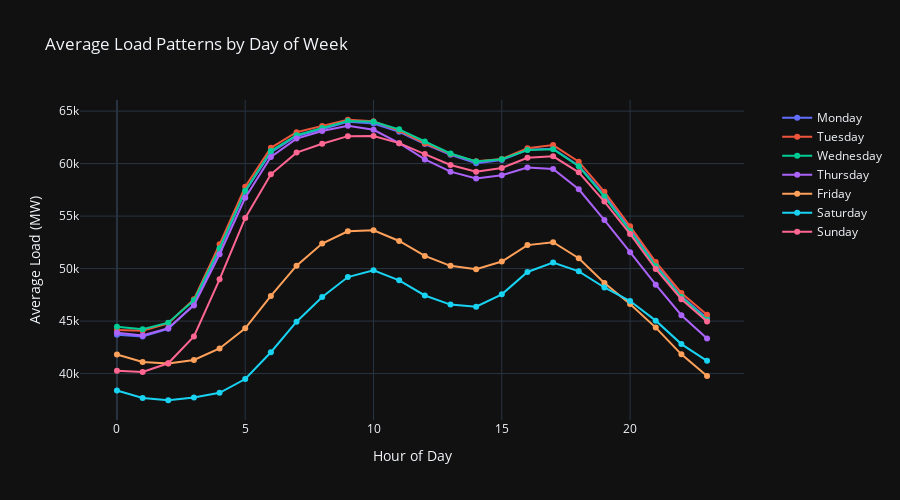

The notebook cell this image was saved under:
### Code cell
import plotly.graph_objects as go

def plot_daily_patterns(y_train):
    """Plot average load patterns by day of week"""
    # Create pivot table for daily patterns
    pivot_df = pd.pivot_table(
        data=pd.DataFrame({
            'load': y_train,
            'hour': y_train.index.hour,
            'weekday': y_train.index.strftime('%A')
        }),
        values='load',
        index='hour',
        columns='weekday',
        aggfunc='mean'
    )
    
    # Create figure
    fig = go.Figure()
    
    # Add traces for each day
    days_order = ['Monday', 'Tuesday', 'Wednesday', 'Thursday', 'Friday', 'Saturday', 'Sunday']
    for day in days_order:
        fig.add_trace(
            go.Scatter(
                x=pivot_df.index,
                y=pivot_df[day],
                name=day,
                mode='lines+markers'
            )
        )
    
    # Update layout
    fig.update_layout(
        template='plotly_dark',
        title='Average Load Patterns by Day of Week',
        xaxis_title='Hour of Day',
        yaxis_title='Average Load (MW)',
        height=500,
        showlegend=True,
        legend=dict(
            yanchor="top",
            y=0.99,
            xanchor="left",
            x=1.05
        )
    )
    
    return fig

def plot_weekly_distribution(y_train):
    """Plot load distribution by day of week"""
    # Create figure
    fig = go.Figure()
    
    # Add box plots for each day
    days_order = ['Monday', 'Tuesday', 'Wednesday', 'Thursday', 'Friday', 'Saturday', 'Sunday']
    for day in days_order:
        day_data = y_train[y_train.index.strftime('%A') == day]
        fig.add_trace(
            go.Box(
                y=day_data,
                name=day
            )
        )
    
    # Update layout
    fig.update_layout(
        template='plotly_dark',
        title='Load Distribution by Day of Week',
        xaxis_title='Day of Week',
        yaxis_title='Load (MW)',
        height=500,
        showlegend=False
    )
    
    return fig

def plot_weekly_comparison(y_train):
    """Plot actual vs last week load comparison"""
    # Prepare data
    sample_period = y_train['2023-06-01':'2023-06-14']
    sample_lastweek = sample_period.shift(7*96)
    
    # Create figure
    fig = go.Figure()
    
    # Add traces
    fig.add_trace(
        go.Scatter(
            x=sample_period.index,
            y=sample_period,
            name='Actual Load',
            line=dict(color='#636EFA')
        )
    )
    
    fig.add_trace(
        go.Scatter(
            x=sample_period.index,
            y=sample_lastweek,
            name='Last Week Load',
            line=dict(color='#EF553B', dash='dash')
        )
    )
    
    # Update layout
    fig.update_layout(
        template='plotly_dark',
        title='Actual Load vs Last Week Load (Two Weeks Sample)',
        xaxis_title='Date',
        yaxis_title='Load (MW)',
        height=500
    )
    
    return fig

# Create and display all plots
def display_all_plots():
    """Display all three plots and print correlation"""
    # Create plots
    daily_fig = plot_daily_patterns(y_train)
    weekly_fig = plot_weekly_distribution(y_train)
    comparison_fig = plot_weekly_comparison(y_train)
    
    # Display plots
    daily_fig.show()
    weekly_fig.show()
    comparison_fig.show()
    
    # Print correlation
    correlation = y_train.corr(y_train.shift(7*96))
    print(f"\nCorrelation between current load and last week's load: {correlation:.3f}")

# Display all plots
display_all_plots()

### Figure 1 — Plotly figure (JSON) as saved in the notebook; plotly's stock layout.template omitted (floating-point values rounded to 4 significant figures)
{"data": [{"mode": "lines+markers", "name": "Monday", "type": "scatter", "x": [0, 1, 2, 3, 4, 5, 6, 7, 8, 9, 10, 11, 12, 13, 14, 15, 16, 17, 18, 19, 20, 21, 22, 23], "y": [43700.0, 43520.0, 44270.0, 46580.0, 51800.0, 57340.0, 61060.0, 62610.0, 63270.0, 63990.0, 63820.0, 63030.0, 61870.0, 60830.0, 60040.0, 60350.0, 61310.0, 61420.0, 59800.0, 57010.0, 53790.0, 50390.0, 47370.0, 45270.0]}, {"mode": "lines+markers", "name": "Tuesday", "type": "scatter", "x": [0, 1, 2, 3, 4, 5, 6, 7, 8, 9, 10, 11, 12, 13, 14, 15, 16, 17, 18, 19, 20, 21, 22, 23], "y": [44150.0, 44080.0, 44790.0, 47080.0, 52310.0, 57800.0, 61510.0, 62990.0, 63590.0, 64180.0, 64040.0, 63150.0, 61920.0, 60920.0, 60210.0, 60440.0, 61470.0, 61760.0, 60180.0, 57310.0, 54030.0, 50630.0, 47680.0, 45600.0]}, {"mode": "lines+markers", "name": "Wednesday", "type": "scatter", "x": [0, 1, 2, 3, 4, 5, 6, 7, 8, 9, 10, 11, 12, 13, 14, 15, 16, 17, 18, 19, 20, 21, 22, 23], "y": [44460.0, 44220.0, 44850.0, 46970.0, 51940.0, 57410.0, 61190.0, 62700.0, 63380.0, 64060.0, 63990.0, 63260.0, 62110.0, 60960.0, 60200.0, 60420.0, 61290.0, 61380.0, 59740.0, 56860.0, 53600.0, 50230.0, 47290.0, 45130.0]}, {"mode": "lines+markers", "name": "Thursday", "type": "scatter", "x": [0, 1, 2, 3, 4, 5, 6, 7, 8, 9, 10, 11, 12, 13, 14, 15, 16, 17, 18, 19, 20, 21, 22, 23], "y": [43880.0, 43630.0, 44320.0, 46490.0, 51370.0, 56750.0, 60630.0, 62380.0, 63100.0, 63600.0, 63230.0, 61950.0, 60400.0, 59230.0, 58580.0, 58880.0, 59630.0, 59500.0, 57560.0, 54620.0, 51560.0, 48470.0, 45560.0, 43350.0]}, {"mode": "lines+markers", "name": "Friday", "type": "scatter", "x": [0, 1, 2, 3, 4, 5, 6, 7, 8, 9, 10, 11, 12, 13, 14, 15, 16, 17, 18, 19, 20, 21, 22, 23], "y": [41810.0, 41100.0, 40970.0, 41300.0, 42400.0, 44310.0, 47400.0, 50280.0, 52380.0, 53550.0, 53660.0, 52630.0, 51210.0, 50260.0, 49940.0, 50680.0, 52240.0, 52520.0, 50990.0, 48620.0, 46620.0, 44380.0, 41830.0, 39760.0]}, {"mode": "lines+markers", "name": "Saturday", "type": "scatter", "x": [0, 1, 2, 3, 4, 5, 6, 7, 8, 9, 10, 11, 12, 13, 14, 15, 16, 17, 18, 19, 20, 21, 22, 23], "y": [38380.0, 37680.0, 37460.0, 37720.0, 38170.0, 39480.0, 42030.0, 44940.0, 47290.0, 49190.0, 49840.0, 48880.0, 47440.0, 46570.0, 46370.0, 47540.0, 49680.0, 50580.0, 49730.0, 48200.0, 46910.0, 45040.0, 42810.0, 41220.0]}, {"mode": "lines+markers", "name": "Sunday", "type": "scatter", "x": [0, 1, 2, 3, 4, 5, 6, 7, 8, 9, 10, 11, 12, 13, 14, 15, 16, 17, 18, 19, 20, 21, 22, 23], "y": [40270.0, 40150.0, 40980.0, 43540.0, 48980.0, 54820.0, 58980.0, 61050.0, 61880.0, 62610.0, 62630.0, 61950.0, 60910.0, 59860.0, 59230.0, 59580.0, 60550.0, 60700.0, 59170.0, 56380.0, 53300.0, 49960.0, 47080.0, 44960.0]}], "layout": {"height": 500, "legend": {"x": 1.05, "xanchor": "left", "y": 0.99, "yanchor": "top"}, "showlegend": true, "title": {"text": "Average Load Patterns by Day of Week"}, "xaxis": {"title": {"text": "Hour of Day"}}, "yaxis": {"title": {"text": "Average Load (MW)"}}}}
